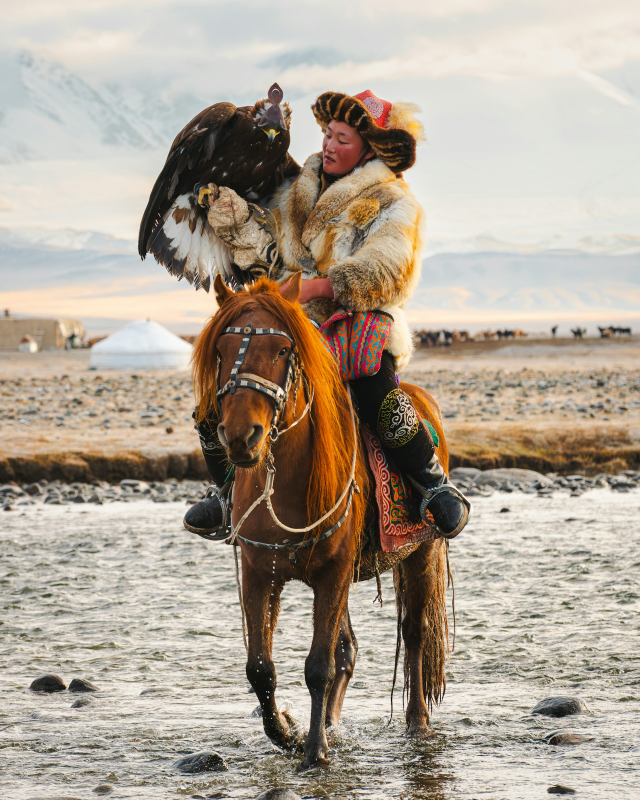
#> input picture scripts/example.jpg, 1920 x 2400 px (shown at 1/3 size)
$ jupyter execute --allow-errors process_screenshots.ipynb
#> lines starting #> are read from the running program, lines starting #| are printed output that depends on the picture
[cell 1]
from PIL import Image
import os
import json

#> (a cell that did not finish here is left out)

[cell 3]
def crop_to_aspect(img, aspect_ratio: float):
  """Crop image to a given aspect ratio (width/height)."""
  width, height = img.size
  new_height = width / aspect_ratio

  if height <= new_height:
    return img, False   # skipped

  return img.crop((0, 0, width, round(new_height))), True  # cropped

[cell 4]
def resize_width(img, new_width: int):
  """Resize image to given width while preserving aspect ratio."""
  old_width, old_height = img.size

  if old_width <= new_width:
    return img, False   # skipped

  new_height = round(new_width / old_width * old_height)
  return img.resize((new_width, new_height), Image.LANCZOS), True  # resized

[cell 5]
img = Image.open("example.jpg")
#> img is the input picture: PIL image 1920x2400 RGB; mean R, G, B 175.4, 163.6, 149.1

img, did_cropped = crop_to_aspect(img, aspect_ratio=4/3)
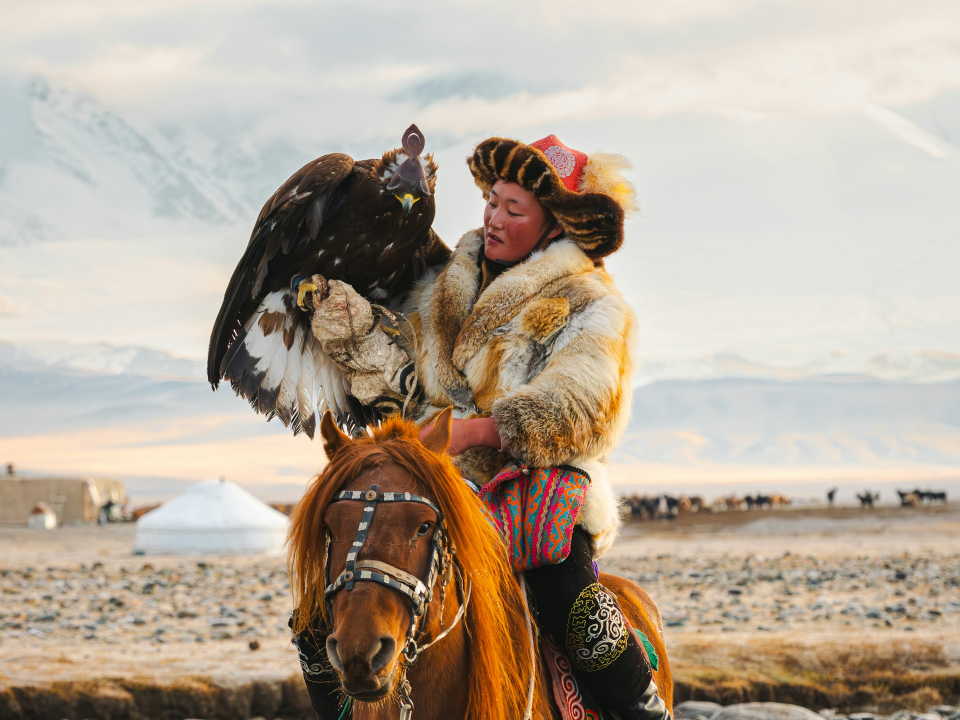
#> img: PIL image 1920x1440 RGB (shown at 1/2 size); mean R, G, B 181.4, 167.9, 152.4
#> did_cropped = True
img, did_resized = resize_width(img, 400)
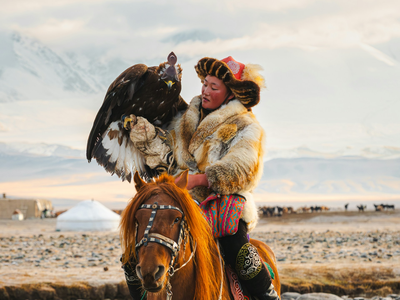
#> img: PIL image 400x300 RGB; mean R, G, B 181.4, 167.9, 152.4
#> did_resized = True

print(f"Cropped: {did_cropped}, Resized: {did_resized}")
#| Cropped: True, Resized: True

img.save("example_processed.jpg")
